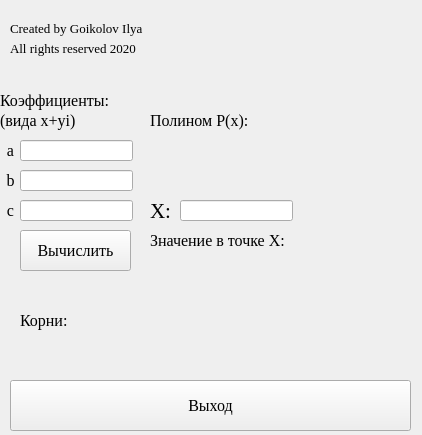
<?xml version="1.0" encoding="UTF-8"?>
<ui version="4.0">
 <class>TInterface</class>
 <widget class="QMainWindow" name="TInterface">
  <property name="geometry">
   <rect>
    <x>0</x>
    <y>0</y>
    <width>422</width>
    <height>435</height>
   </rect>
  </property>
  <property name="mouseTracking">
   <bool>false</bool>
  </property>
  <property name="windowTitle">
   <string>TInterface</string>
  </property>
  <widget class="QWidget" name="centralwidget">
   <widget class="QPushButton" name="pushButton">
    <property name="geometry">
     <rect>
      <x>20</x>
      <y>230</y>
      <width>111</width>
      <height>41</height>
     </rect>
    </property>
    <property name="font">
     <font>
      <family>Times New Roman</family>
      <pointsize>12</pointsize>
     </font>
    </property>
    <property name="cursor">
     <cursorShape>PointingHandCursor</cursorShape>
    </property>
    <property name="text">
     <string>Вычислить</string>
    </property>
   </widget>
   <widget class="QLabel" name="label_a">
    <property name="geometry">
     <rect>
      <x>0</x>
      <y>140</y>
      <width>21</width>
      <height>21</height>
     </rect>
    </property>
    <property name="font">
     <font>
      <family>Times New Roman</family>
      <pointsize>12</pointsize>
      <weight>50</weight>
      <italic>false</italic>
      <bold>false</bold>
      <underline>false</underline>
     </font>
    </property>
    <property name="text">
     <string>a</string>
    </property>
    <property name="alignment">
     <set>Qt::AlignCenter</set>
    </property>
   </widget>
   <widget class="QLineEdit" name="lineEdit_a">
    <property name="geometry">
     <rect>
      <x>20</x>
      <y>140</y>
      <width>113</width>
      <height>21</height>
     </rect>
    </property>
    <property name="font">
     <font>
      <pointsize>12</pointsize>
     </font>
    </property>
   </widget>
   <widget class="QLabel" name="label_b">
    <property name="geometry">
     <rect>
      <x>0</x>
      <y>170</y>
      <width>21</width>
      <height>21</height>
     </rect>
    </property>
    <property name="font">
     <font>
      <family>Times New Roman</family>
      <pointsize>12</pointsize>
     </font>
    </property>
    <property name="text">
     <string>b</string>
    </property>
    <property name="alignment">
     <set>Qt::AlignCenter</set>
    </property>
   </widget>
   <widget class="QLineEdit" name="lineEdit_b">
    <property name="geometry">
     <rect>
      <x>20</x>
      <y>170</y>
      <width>113</width>
      <height>21</height>
     </rect>
    </property>
    <property name="font">
     <font>
      <pointsize>12</pointsize>
     </font>
    </property>
   </widget>
   <widget class="QLabel" name="label_1">
    <property name="geometry">
     <rect>
      <x>0</x>
      <y>90</y>
      <width>131</width>
      <height>21</height>
     </rect>
    </property>
    <property name="font">
     <font>
      <family>Times New Roman</family>
      <pointsize>12</pointsize>
     </font>
    </property>
    <property name="text">
     <string>Коэффициенты:</string>
    </property>
   </widget>
   <widget class="QLabel" name="label_c">
    <property name="geometry">
     <rect>
      <x>0</x>
      <y>200</y>
      <width>21</width>
      <height>21</height>
     </rect>
    </property>
    <property name="font">
     <font>
      <family>Times New Roman</family>
      <pointsize>12</pointsize>
     </font>
    </property>
    <property name="text">
     <string>c</string>
    </property>
    <property name="alignment">
     <set>Qt::AlignCenter</set>
    </property>
   </widget>
   <widget class="QLineEdit" name="lineEdit_c">
    <property name="geometry">
     <rect>
      <x>20</x>
      <y>200</y>
      <width>113</width>
      <height>21</height>
     </rect>
    </property>
    <property name="font">
     <font>
      <pointsize>12</pointsize>
     </font>
    </property>
   </widget>
   <widget class="QLabel" name="label_2">
    <property name="geometry">
     <rect>
      <x>150</x>
      <y>110</y>
      <width>101</width>
      <height>21</height>
     </rect>
    </property>
    <property name="font">
     <font>
      <family>Times New Roman</family>
      <pointsize>12</pointsize>
     </font>
    </property>
    <property name="text">
     <string>Полином P(x):</string>
    </property>
   </widget>
   <widget class="QLabel" name="label_polinom">
    <property name="geometry">
     <rect>
      <x>150</x>
      <y>140</y>
      <width>260</width>
      <height>40</height>
     </rect>
    </property>
    <property name="font">
     <font>
      <pointsize>12</pointsize>
     </font>
    </property>
    <property name="text">
     <string/>
    </property>
    <property name="alignment">
     <set>Qt::AlignLeading|Qt::AlignLeft|Qt::AlignVCenter</set>
    </property>
   </widget>
   <widget class="QLabel" name="label_3">
    <property name="geometry">
     <rect>
      <x>20</x>
      <y>310</y>
      <width>51</width>
      <height>21</height>
     </rect>
    </property>
    <property name="font">
     <font>
      <family>Times New Roman</family>
      <pointsize>12</pointsize>
     </font>
    </property>
    <property name="text">
     <string>Корни:</string>
    </property>
    <property name="alignment">
     <set>Qt::AlignLeading|Qt::AlignLeft|Qt::AlignVCenter</set>
    </property>
   </widget>
   <widget class="QLabel" name="label_root2">
    <property name="geometry">
     <rect>
      <x>80</x>
      <y>340</y>
      <width>331</width>
      <height>21</height>
     </rect>
    </property>
    <property name="font">
     <font>
      <family>Times New Roman</family>
      <pointsize>12</pointsize>
     </font>
    </property>
    <property name="text">
     <string/>
    </property>
   </widget>
   <widget class="QLabel" name="label_root1">
    <property name="geometry">
     <rect>
      <x>80</x>
      <y>310</y>
      <width>331</width>
      <height>21</height>
     </rect>
    </property>
    <property name="font">
     <font>
      <family>Times New Roman</family>
      <pointsize>12</pointsize>
     </font>
    </property>
    <property name="text">
     <string/>
    </property>
   </widget>
   <widget class="QPushButton" name="pushButton_2">
    <property name="geometry">
     <rect>
      <x>10</x>
      <y>380</y>
      <width>401</width>
      <height>51</height>
     </rect>
    </property>
    <property name="font">
     <font>
      <family>Times New Roman</family>
      <pointsize>12</pointsize>
     </font>
    </property>
    <property name="cursor">
     <cursorShape>PointingHandCursor</cursorShape>
    </property>
    <property name="text">
     <string>Выход</string>
    </property>
   </widget>
   <widget class="QLabel" name="label">
    <property name="geometry">
     <rect>
      <x>10</x>
      <y>20</y>
      <width>141</width>
      <height>16</height>
     </rect>
    </property>
    <property name="font">
     <font>
      <family>Times New Roman</family>
      <pointsize>10</pointsize>
     </font>
    </property>
    <property name="text">
     <string>Created by Goikolov Ilya</string>
    </property>
   </widget>
   <widget class="QLabel" name="label_6">
    <property name="geometry">
     <rect>
      <x>10</x>
      <y>40</y>
      <width>141</width>
      <height>16</height>
     </rect>
    </property>
    <property name="font">
     <font>
      <family>Times New Roman</family>
      <pointsize>10</pointsize>
     </font>
    </property>
    <property name="text">
     <string>All rights reserved 2020</string>
    </property>
   </widget>
   <widget class="QLabel" name="label_7">
    <property name="geometry">
     <rect>
      <x>0</x>
      <y>110</y>
      <width>81</width>
      <height>21</height>
     </rect>
    </property>
    <property name="font">
     <font>
      <family>Times New Roman</family>
      <pointsize>12</pointsize>
     </font>
    </property>
    <property name="text">
     <string>(вида x+yi)</string>
    </property>
   </widget>
   <widget class="QLabel" name="label_value">
    <property name="geometry">
     <rect>
      <x>150</x>
      <y>250</y>
      <width>260</width>
      <height>40</height>
     </rect>
    </property>
    <property name="font">
     <font>
      <pointsize>12</pointsize>
     </font>
    </property>
    <property name="text">
     <string/>
    </property>
    <property name="alignment">
     <set>Qt::AlignLeading|Qt::AlignLeft|Qt::AlignVCenter</set>
    </property>
   </widget>
   <widget class="QLabel" name="label_8">
    <property name="geometry">
     <rect>
      <x>150</x>
      <y>230</y>
      <width>141</width>
      <height>21</height>
     </rect>
    </property>
    <property name="font">
     <font>
      <family>Times New Roman</family>
      <pointsize>12</pointsize>
     </font>
    </property>
    <property name="text">
     <string>Значение в точке X:</string>
    </property>
   </widget>
   <widget class="QLabel" name="label_9">
    <property name="geometry">
     <rect>
      <x>150</x>
      <y>200</y>
      <width>21</width>
      <height>21</height>
     </rect>
    </property>
    <property name="font">
     <font>
      <family>Times New Roman</family>
      <pointsize>16</pointsize>
     </font>
    </property>
    <property name="text">
     <string>X:</string>
    </property>
   </widget>
   <widget class="QLineEdit" name="lineEdit_x">
    <property name="geometry">
     <rect>
      <x>180</x>
      <y>200</y>
      <width>113</width>
      <height>21</height>
     </rect>
    </property>
    <property name="font">
     <font>
      <pointsize>12</pointsize>
     </font>
    </property>
   </widget>
  </widget>
 </widget>
 <resources/>
 <connections/>
</ui>
